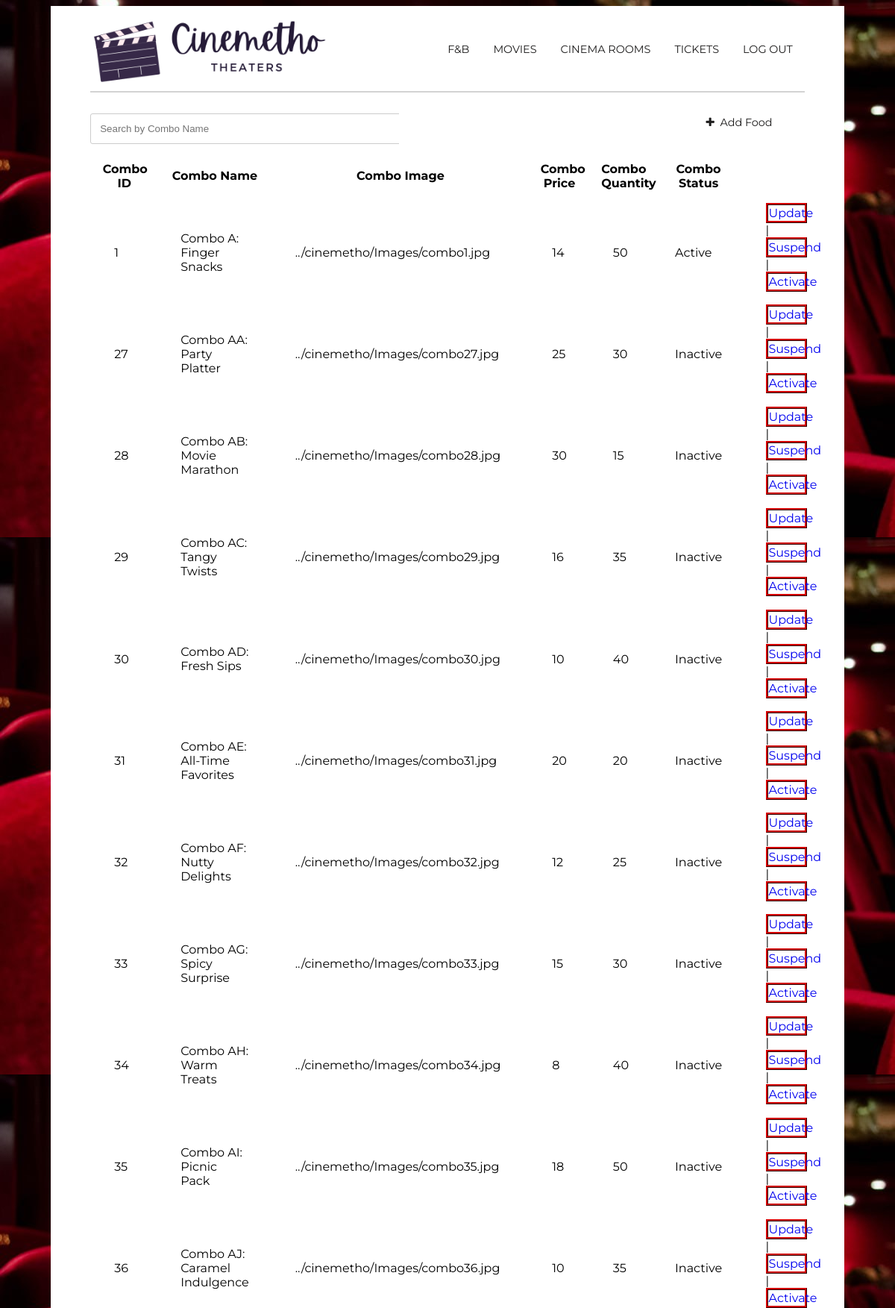
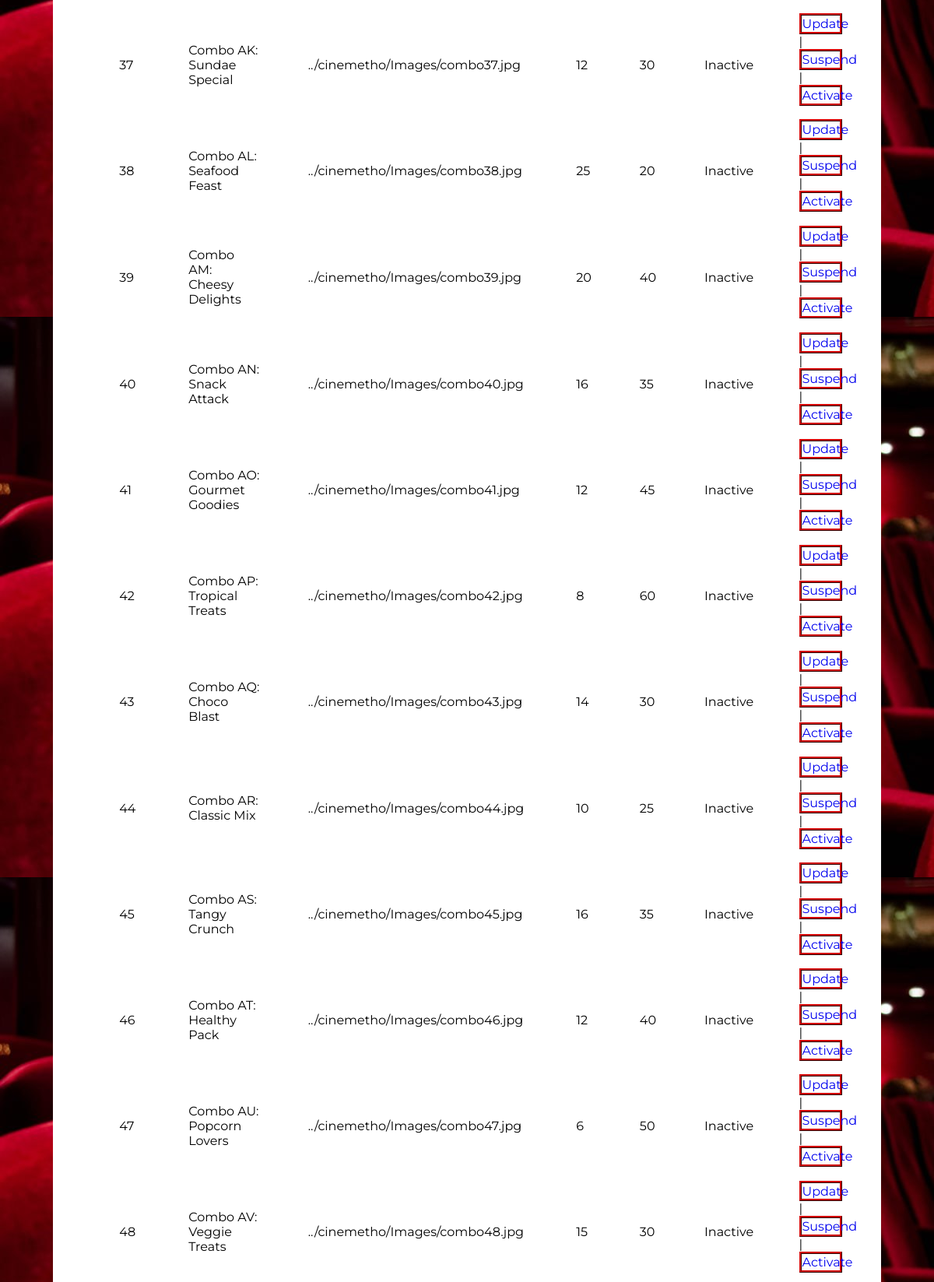
The page /cinemetho/Boundary/manageFnB.php (upper part) on the database its author committed (2 pictures, top to bottom).
### tables this page shows
CREATE TABLE `fnb` (
  `comboID` int(10) NOT NULL,
  `comboName` varchar(200) NOT NULL,
  `comboImg` varchar(200) NOT NULL,
  `comboPrice` int(50) NOT NULL,
  `comboQuantity` int(2) NOT NULL,
  `comboStatus` varchar(100) NOT NULL DEFAULT 'Active'
);

### cinemetho/Entity/FnbEntity.php (called while the page is built, shortened)
<?php
class FnB
{
    function getFnB()
    {
        $conn = mysqli_connect(HOST, USER, PASS, DB);
        $query = "SELECT * FROM fnb ORDER BY comboName ASC";
        $result = mysqli_query($conn, $query);
        $fnbCombos = array();
        if ($result) {
            while ($res = mysqli_fetch_array($result)) {
                $fnbCombo = array();
                $fnbCombo['comboID'] = $res['comboID'];
                $fnbCombo['comboName'] = $res['comboName'];
                $fnbCombo['comboImg'] = $res['comboImg'];
                $fnbCombo['comboPrice'] = $res['comboPrice'];
                $fnbCombo['comboQuantity'] = $res['comboQuantity'];
                $fnbCombo['comboStatus'] = $res['comboStatus'];
                $fnbCombos[] = $fnbCombo;
            }
        }
        return $fnbCombos;
    }
}

### cinemetho/Controller/getFnBCtl.php (called while the page is built)
<?php
include_once("../Entity/FnBEntity.php");
class getFnBCtl
{
    public function getFnB()
    {
        $gfnb = new Fnb();
        $results = $gfnb->getFnB();
        return $results;
    }
}
?>

### cinemetho/Boundary/manageFnB.php (the view, shortened to what this page needs)
<?php
class DisplayFnB
{
    function displayFnB()
    {
        echo '
        <html>
<head>
    <title>Cinema Manager - F&B</title>
    <meta charset="utf-8">
    <meta name="viewport" content="width=device-width, initial-scale=1">
    <link rel="stylesheet" href="../styles.css">
    <link rel="preconnect" href="https://fonts.googleapis.com">
    <link rel="stylesheet" href="https://cdnjs.cloudflare.com/ajax/libs/font-awesome/4.7.0/css/font-awesome.min.css">
    <link rel="preconnect" href="https://fonts.gstatic.com" crossorigin>
    <link href="https://fonts.googleapis.com/css2?family=Montserrat:ital,wght@0,100;0,300;0,400;0,800;1,100;1,400&display=swap" rel="stylesheet">
</head>
<body>
    <div class="white-box">
        <section>
            <div class="container1">
                <div class="logo">
                    <img src="../Images/cinemethologo.jpeg">
                </div>
                <div class="topnav">
                    <a href="../Boundary/index.php" onclick="logout()">LOG OUT</a>
                    <a href="../Boundary/manageTickets.php">TICKETS</a>
                    <a href="../Boundary/manageCinemaRooms.php">CINEMA ROOMS</a>
                    <a href="../Boundary/manageMovies.php">MOVIES</a>
                    <a href="../Boundary/manageFnb.php">F&B</a>
                </div>
            </div>
        </section>
        <hr>
        <br>
        <br>
        <div class="container1" style="margin-top: -3%; margin-bottom: 3%; ">
            <div class="search">
                <input type="text" class="searchTerm" id="search" placeholder="Search by Combo Name">
                </button>
            </div>
            <div class="white-box">
            <div class="topnav" style="margin-top: -2%;">
                <a onclick="location.href=\'addFnB.php\';" style="margin-left: 5%;">
                    <i class="fa fa-plus" aria-hidden="true"></i>&nbsp;&nbsp;Add Food
                </a>
            </div>
        </div>
        <table id="foodTable" class="CMtable" style="width:100%">
            <tr>
                <th>Combo ID</th>
                <th>Combo Name</th>
                <th>Combo Image</th>
                <th>Combo Price</th>
                <th>Combo Quantity</th>
                <th>Combo Status</th>
            </tr>';
        include_once("../Controller/getFnBCtl.php");
        $FnBCtl = new getFnBCtl();
        $fnbCombos = $FnBCtl->getFnB();
        foreach ($fnbCombos as $fnbCombo) {
            echo "<tr class='border-bottom'>";
            echo "<td style='padding: 30px;'>" . $fnbCombo['comboID'] . "</td>";
            echo "<td style='padding: 30px;'>" . $fnbCombo['comboName'] . "</td>";
            echo "<td style='padding: 30px;'>" . $fnbCombo['comboImg'] . "</td>";
            echo "<td style='padding: 30px;'>" . $fnbCombo['comboPrice'] . "</td>";
            echo "<td style='padding: 30px;'>" . $fnbCombo['comboQuantity'] . "</td>";
            echo "<td style='padding: 30px;'>" . $fnbCombo['comboStatus'] . "</td>";
            echo "<td><td><td><td><td><td>";
            echo "<td><a href='updateFnB.php?comboID={$fnbCombo['comboID']}&comboName={$fnbCombo['comboName']}&comboImg={$fnbCombo['comboImg']}&comboPrice={$fnbCombo['comboPrice']}&comboQuantity={$fnbCombo['comboQuantity']}'\" class='button'>Update</a> |";
            echo "<a href=\"suspendFnB.php?ComboID={$fnbCombo['comboID']}\" onClick=\"return confirm('Are you sure you want to suspend?')\" class='button'>Suspend</a> |";
            echo "<a href=\"activateFnB.php?ComboID={$fnbCombo['comboID']}\" onClick=\"return confirm('Are you sure you want to activate?')\" class='button'>Activate</a></td>";
            echo "</tr>";
        }
        echo '
        </table>
        <br>
        <br>
    </div>
    </body>
    </html>';
    }
}
$boundary = new DisplayFnB();
?>
</html>

### cinemetho/styles.css (style rules this page uses)
.topnav { overflow: hidden; }
.topnav a { float: right; color: #1e1d1d; text-align: center; padding: 14px 16px; text-decoration: none; font-size: 90%; font-family: 'Montserrat', sans-serif; }
.container1 { display: grid; align-items: center; grid-template-columns: 30ch auto; column-gap: 10%; padding-top: 1%; }
.container1 img { max-width: 100%; max-height: 100%; }
.white-box { background-color: white; color: black; padding-left: 5%; padding-right: 5%; padding-bottom: 5%; }
body { padding-top: 0%; padding-bottom:0%; padding-left: 5%; padding-right: 5%; background-image: url("Images/background.jpeg"); overflow: auto; overflow-x: hidden; font-family: 'Montserrat', sans-serif; }
.button { background-color: white; border: ridge #800000 ; padding: 2%; text-align: center; text-decoration: none; display: inline-block; font-size: 100%; cursor: pointer; font-family: 'Montserrat', sans-serif; width: 100%; }
table { border-collapse: separate; }
td, th { padding-left: 1.5%; padding-right: 1.5%; padding-bottom: 1.5%; }
input[type=text] { width: 200%; margin-bottom: 20px; padding: 12px; border: 1px solid #ccc; border-radius: 3px; }
hr { border: 1px solid lightgrey; }

### rows shown on the page
fnb: comboID "1", comboName "Combo A: Finger Snacks", comboImg "../cinemetho/Images/combo1.jpg", comboPrice "14", comboQuantity "50", comboStatus "Active"
fnb: comboID "27", comboName "Combo AA: Party Platter", comboImg "../cinemetho/Images/combo27.jpg", comboPrice "25", comboQuantity "30", comboStatus "Inactive"
fnb: comboID "28", comboName "Combo AB: Movie Marathon", comboImg "../cinemetho/Images/combo28.jpg", comboPrice "30", comboQuantity "15", comboStatus "Inactive"
fnb: comboID "29", comboName "Combo AC: Tangy Twists", comboImg "../cinemetho/Images/combo29.jpg", comboPrice "16", comboQuantity "35", comboStatus "Inactive"
fnb: comboID "30", comboName "Combo AD: Fresh Sips", comboImg "../cinemetho/Images/combo30.jpg", comboPrice "10", comboQuantity "40", comboStatus "Inactive"
fnb: comboID "31", comboName "Combo AE: All-Time Favorites", comboImg "../cinemetho/Images/combo31.jpg", comboPrice "20", comboQuantity "20", comboStatus "Inactive"
fnb: comboID "32", comboName "Combo AF: Nutty Delights", comboImg "../cinemetho/Images/combo32.jpg", comboPrice "12", comboQuantity "25", comboStatus "Inactive"
fnb: comboID "33", comboName "Combo AG: Spicy Surprise", comboImg "../cinemetho/Images/combo33.jpg", comboPrice "15", comboQuantity "30", comboStatus "Inactive"
fnb: comboID "34", comboName "Combo AH: Warm Treats", comboImg "../cinemetho/Images/combo34.jpg", comboPrice "8", comboQuantity "40", comboStatus "Inactive"
fnb: comboID "35", comboName "Combo AI: Picnic Pack", comboImg "../cinemetho/Images/combo35.jpg", comboPrice "18", comboQuantity "50", comboStatus "Inactive"
fnb: comboID "36", comboName "Combo AJ: Caramel Indulgence", comboImg "../cinemetho/Images/combo36.jpg", comboPrice "10", comboQuantity "35", comboStatus "Inactive"
fnb: comboID "37", comboName "Combo AK: Sundae Special", comboImg "../cinemetho/Images/combo37.jpg", comboPrice "12", comboQuantity "30", comboStatus "Inactive"
fnb: comboID "38", comboName "Combo AL: Seafood Feast", comboImg "../cinemetho/Images/combo38.jpg", comboPrice "25", comboQuantity "20", comboStatus "Inactive"
fnb: comboID "39", comboName "Combo AM: Cheesy Delights", comboImg "../cinemetho/Images/combo39.jpg", comboPrice "20", comboQuantity "40", comboStatus "Inactive"
fnb: comboID "40", comboName "Combo AN: Snack Attack", comboImg "../cinemetho/Images/combo40.jpg", comboPrice "16", comboQuantity "35", comboStatus "Inactive"
fnb: comboID "41", comboName "Combo AO: Gourmet Goodies", comboImg "../cinemetho/Images/combo41.jpg", comboPrice "12", comboQuantity "45", comboStatus "Inactive"
fnb: comboID "42", comboName "Combo AP: Tropical Treats", comboImg "../cinemetho/Images/combo42.jpg", comboPrice "8", comboQuantity "60", comboStatus "Inactive"
fnb: comboID "43", comboName "Combo AQ: Choco Blast", comboImg "../cinemetho/Images/combo43.jpg", comboPrice "14", comboQuantity "30", comboStatus "Inactive"
fnb: comboID "44", comboName "Combo AR: Classic Mix", comboImg "../cinemetho/Images/combo44.jpg", comboPrice "10", comboQuantity "25", comboStatus "Inactive"
fnb: comboID "45", comboName "Combo AS: Tangy Crunch", comboImg "../cinemetho/Images/combo45.jpg", comboPrice "16", comboQuantity "35", comboStatus "Inactive"
fnb: comboID "46", comboName "Combo AT: Healthy Pack", comboImg "../cinemetho/Images/combo46.jpg", comboPrice "12", comboQuantity "40", comboStatus "Inactive"
fnb: comboID "47", comboName "Combo AU: Popcorn Lovers", comboImg "../cinemetho/Images/combo47.jpg", comboPrice "6", comboQuantity "50", comboStatus "Inactive"
fnb: comboID "48", comboName "Combo AV: Veggie Treats", comboImg "../cinemetho/Images/combo48.jpg", comboPrice "15", comboQuantity "30", comboStatus "Inactive"
